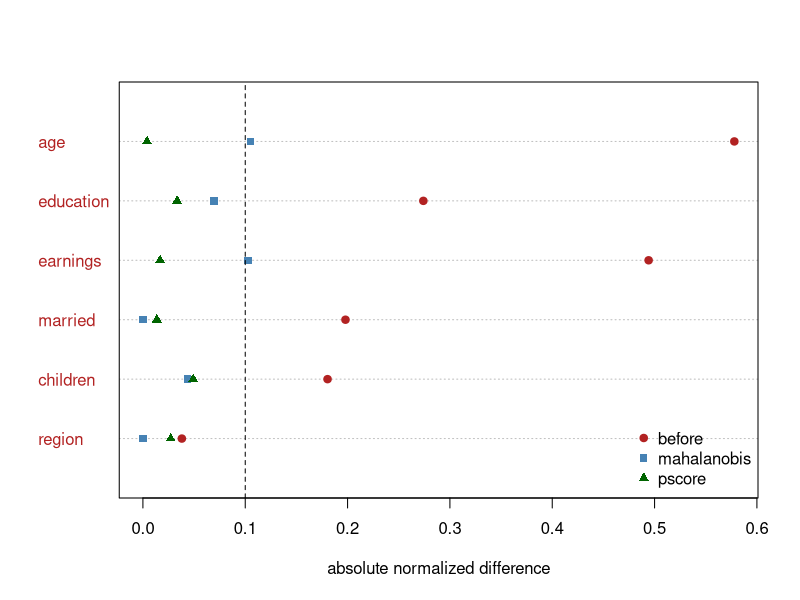

Write the R code that produced this figure.
# Love plot: absolute normalized differences before and after matching (simulated data).
set.seed(0)
n_t <- 300; n_c <- 1500
draw <- function(n, shift) {
  z <- matrix(rnorm(3 * n), n)
  cbind(age = 35 + 8 * (z[, 1] + shift),
        education = 12 + 2 * (0.5 * z[, 1] + z[, 2] + 0.6 * shift),
        earnings = 20 + 6 * (z[, 3] - 0.8 * shift),
        married = as.numeric(runif(n) < 0.5 + 0.15 * shift),
        children = rpois(n, 1.2 + 0.4 * shift),
        region = as.numeric(runif(n) < 0.4))
}
x_t <- draw(n_t, 0.6); x_c <- draw(n_c, 0)
x <- rbind(x_t, x_c); w <- rep(1:0, c(n_t, n_c))

norm_diff <- function(a, b)
  abs(colMeans(a) - colMeans(b)) / sqrt((apply(a, 2, var) + apply(b, 2, var)) / 2)

lin <- predict(glm(w ~ scale(x), family = binomial))   # linearized propensity score
s_inv <- solve(cov(x_c))

match <- function(dist) {          # greedy 1:1 nearest neighbor without replacement
  free <- rep(TRUE, n_c); chosen <- integer(n_t)
  for (i in seq_len(n_t)) {
    d <- dist(i); d[!free] <- Inf
    chosen[i] <- which.min(d); free[chosen[i]] <- FALSE
  }
  x_c[chosen, ]
}
d_mahal <- function(i) mahalanobis(x_c, x_t[i, ], s_inv, inverted = TRUE)
d_ps <- function(i) abs(lin[(n_t + 1):(n_t + n_c)] - lin[i])

res <- rbind(before = norm_diff(x_t, x_c),
             mahalanobis = norm_diff(x_t, match(d_mahal)),
             pscore = norm_diff(x_t, match(d_ps)))
dotchart(t(res)[ncol(res):1, 1], pch = 19, col = "firebrick",
         xlim = c(0, max(res)), xlab = "absolute normalized difference")
points(rev(res[2, ]), seq_len(ncol(res)), pch = 15, col = "steelblue")
points(rev(res[3, ]), seq_len(ncol(res)), pch = 17, col = "darkgreen")
abline(v = 0.1, lty = 2)
legend("bottomright", rownames(res), pch = c(19, 15, 17),
       col = c("firebrick", "steelblue", "darkgreen"), bty = "n")
